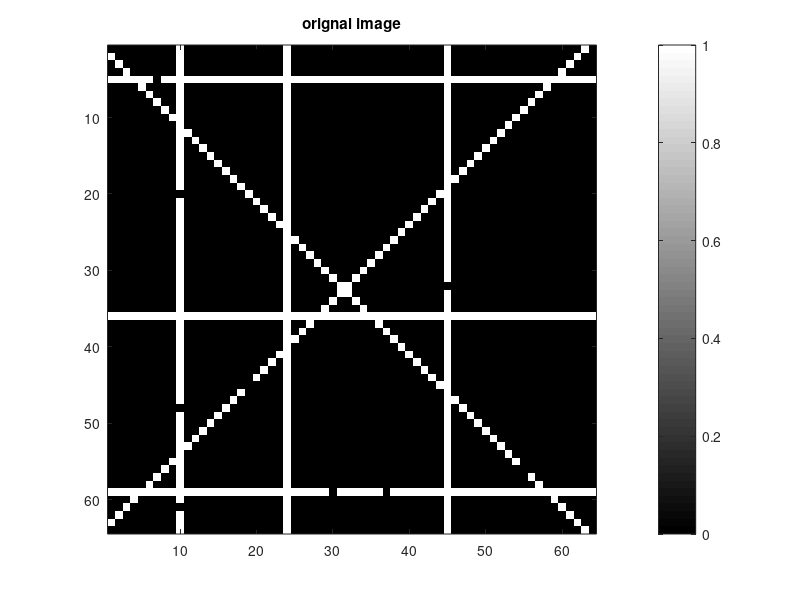
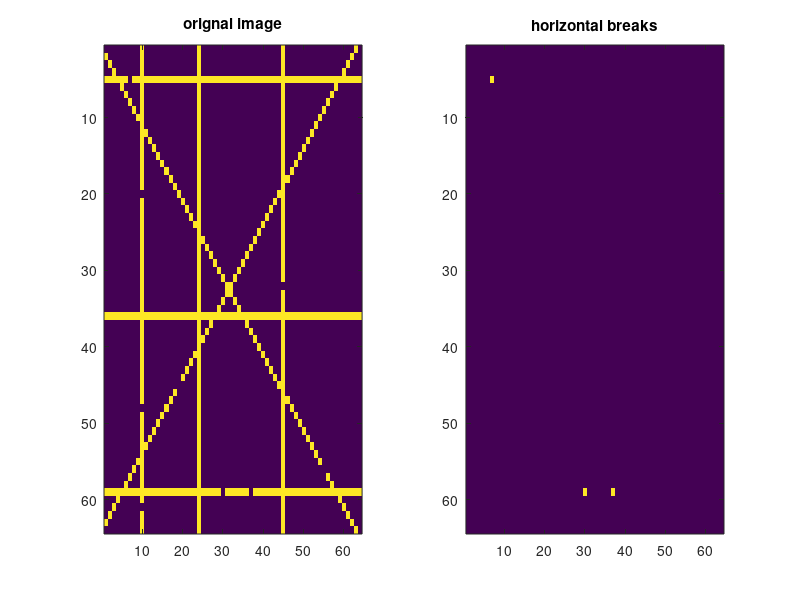
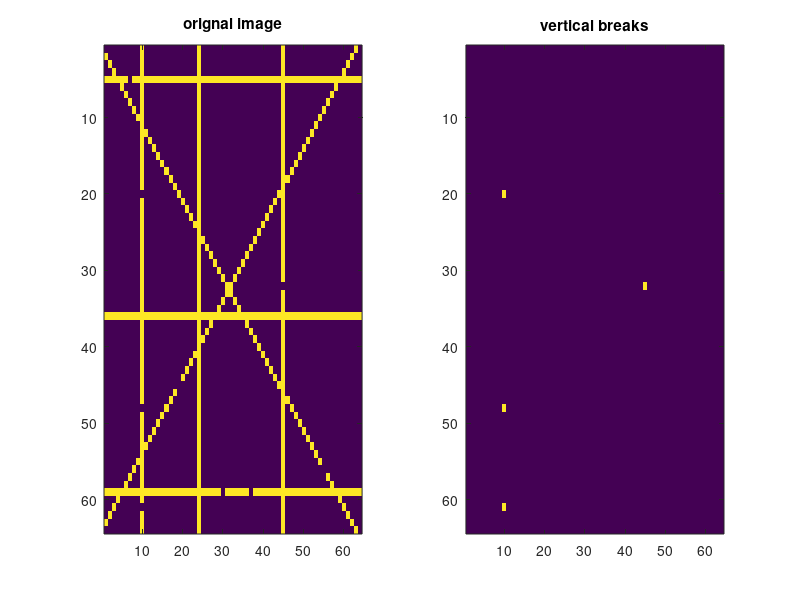
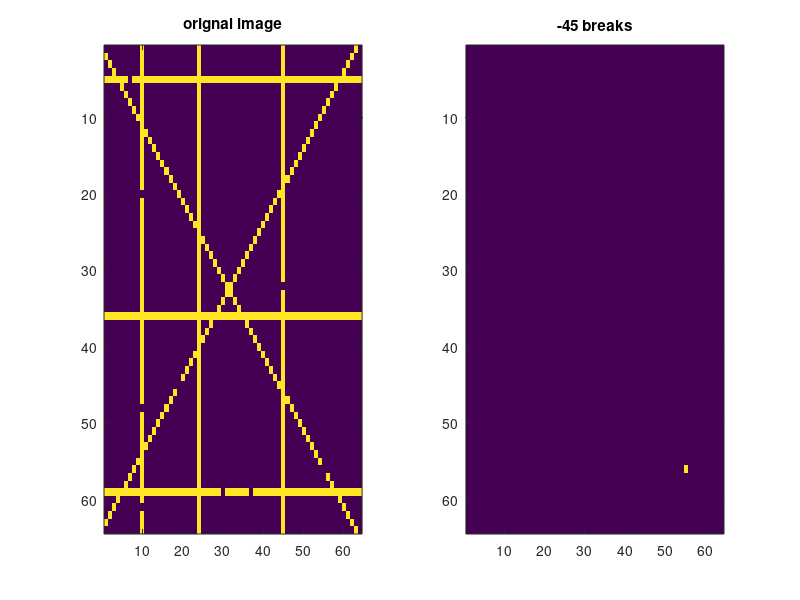

Here is the MATLAB script that generated these plots, in order:
close all;clc
    M = 64;
f = zeros(64);
f(5,:) = 1;
f(36,:) = 1;
f(59,:) = 1;
f(:,10) = 1;
f(:,24) = 1;
f(:,45) = 1;
k = (1:M:(M^2)) + (1:M);k = k(find((k>0).*(k<=M^2)));
f(k) = ones(size(k));
k = (1:M:(M^2)) - (1:M);k = k(find((k>0).*(k<=M^2)));
f(k) = ones(size(k));
noise = imnoise(f,'salt & pepper',0.05);
f(find(noise==0)) = 0;
figure;imagesc(f);axis image;title('orignal image'); colormap gray;colorbar

for m=1:4
    [s1,s2]=size(f);
    if(m==1)
        h1=[0 0 0 0 0;0 0 0 0 0;0.25 0.25 -1 0.25 0.25;0 0 0 0 0;0 0 0 0 0];%horizontal break
    elseif(m==2)
        h1=[0 0 0.25 0 0;0 0 0.25 0 0;0 0 -1 0 0;0 0 0.25 0 0;0 0 0.25 0 0];
    elseif(m==3)
        h1=[0.25 0 0 0 0;0 0.25 0 0 0;0 0 -1 0 0; 0 0 0 0.25 0;0 0 0 0 0.25];    
    elseif(m==4)
        h1=[0 0 0 0 0.25;0 0 0 0.25 0;0 0 -1 0 0; 0 0.25 0 0 0;0.25 0 0 0 0];        
        
    end
    im1=conv2(f,h1,'same');
    for i=1:s1
        for j=1:s2
            if(im1(i,j)<1)
                im1(i,j)=0;
            end
        end
    end
    figure;
    subplot(1,2,1);imagesc(f);title('orignal image');
    subplot(1,2,2);imagesc(im1,[0,1]);%colorbar;
    if(m==1)
       title('horizontal breaks'); 
    elseif(m==2)
        title('vertical breaks');
    elseif(m==3)
        title('-45 breaks');
    elseif(m==4)
        title('+45 breaks');
    end
end